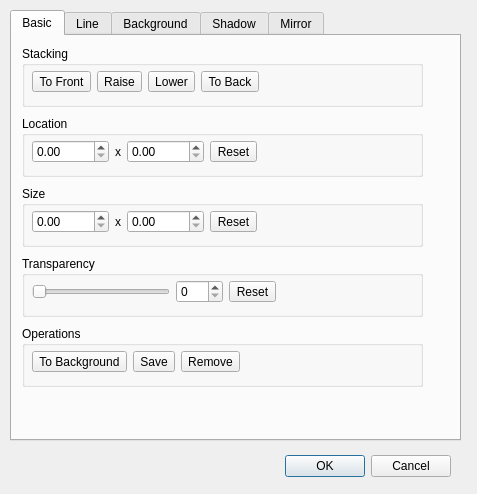
<?xml version="1.0" encoding="UTF-8"?>
<ui version="4.0">
 <class>GenericItemConfig</class>
 <widget class="QDialog" name="GenericItemConfig">
  <property name="geometry">
   <rect>
    <x>0</x>
    <y>0</y>
    <width>477</width>
    <height>494</height>
   </rect>
  </property>
  <property name="windowTitle">
   <string>Item Properties</string>
  </property>
  <widget class="QDialogButtonBox" name="buttonBox">
   <property name="geometry">
    <rect>
     <x>10</x>
     <y>450</y>
     <width>441</width>
     <height>32</height>
    </rect>
   </property>
   <property name="orientation">
    <enum>Qt::Horizontal</enum>
   </property>
   <property name="standardButtons">
    <set>QDialogButtonBox::Cancel|QDialogButtonBox::Ok</set>
   </property>
  </widget>
  <widget class="QTabWidget" name="tabWidget">
   <property name="geometry">
    <rect>
     <x>10</x>
     <y>10</y>
     <width>451</width>
     <height>431</height>
    </rect>
   </property>
   <property name="tabPosition">
    <enum>QTabWidget::North</enum>
   </property>
   <property name="tabShape">
    <enum>QTabWidget::Rounded</enum>
   </property>
   <property name="currentIndex">
    <number>0</number>
   </property>
   <property name="usesScrollButtons">
    <bool>false</bool>
   </property>
   <widget class="QWidget" name="generalTab">
    <attribute name="title">
     <string>Basic</string>
    </attribute>
    <widget class="QGroupBox" name="groupBox">
     <property name="geometry">
      <rect>
       <x>10</x>
       <y>80</y>
       <width>401</width>
       <height>61</height>
      </rect>
     </property>
     <property name="title">
      <string>Location</string>
     </property>
     <widget class="QWidget" name="layoutWidget_3">
      <property name="geometry">
       <rect>
        <x>10</x>
        <y>20</y>
        <width>381</width>
        <height>31</height>
       </rect>
      </property>
      <layout class="QGridLayout" name="gridLayout_3">
       <item row="0" column="1">
        <widget class="QLabel" name="label_5">
         <property name="text">
          <string>x</string>
         </property>
         <property name="alignment">
          <set>Qt::AlignCenter</set>
         </property>
        </widget>
       </item>
       <item row="0" column="2">
        <widget class="QDoubleSpinBox" name="locationY">
         <property name="maximum">
          <double>10000.000000000000000</double>
         </property>
        </widget>
       </item>
       <item row="0" column="0">
        <widget class="QDoubleSpinBox" name="locationX">
         <property name="maximum">
          <double>10000.000000000000000</double>
         </property>
        </widget>
       </item>
       <item row="0" column="4">
        <spacer name="horizontalSpacer_8">
         <property name="orientation">
          <enum>Qt::Horizontal</enum>
         </property>
         <property name="sizeHint" stdset="0">
          <size>
           <width>40</width>
           <height>20</height>
          </size>
         </property>
        </spacer>
       </item>
       <item row="0" column="3">
        <widget class="QToolButton" name="locationReset">
         <property name="text">
          <string>Reset</string>
         </property>
         <property name="icon">
          <iconset>
           <normaloff>:/data/action-delete.png</normaloff>:/data/action-delete.png</iconset>
         </property>
         <property name="toolButtonStyle">
          <enum>Qt::ToolButtonTextBesideIcon</enum>
         </property>
        </widget>
       </item>
      </layout>
     </widget>
    </widget>
    <widget class="QGroupBox" name="groupBox_2">
     <property name="geometry">
      <rect>
       <x>10</x>
       <y>10</y>
       <width>401</width>
       <height>61</height>
      </rect>
     </property>
     <property name="title">
      <string>Stacking</string>
     </property>
     <widget class="QWidget" name="layoutWidget">
      <property name="geometry">
       <rect>
        <x>10</x>
        <y>20</y>
        <width>381</width>
        <height>31</height>
       </rect>
      </property>
      <layout class="QGridLayout" name="gridLayout">
       <item row="0" column="0">
        <widget class="QToolButton" name="front">
         <property name="text">
          <string>To Front</string>
         </property>
         <property name="icon">
          <iconset>
           <normaloff>:/data/action-order-front.png</normaloff>:/data/action-order-front.png</iconset>
         </property>
         <property name="toolButtonStyle">
          <enum>Qt::ToolButtonTextBesideIcon</enum>
         </property>
        </widget>
       </item>
       <item row="0" column="1">
        <widget class="QToolButton" name="raise">
         <property name="text">
          <string>Raise</string>
         </property>
         <property name="icon">
          <iconset>
           <normaloff>:/data/action-order-raise.png</normaloff>:/data/action-order-raise.png</iconset>
         </property>
         <property name="toolButtonStyle">
          <enum>Qt::ToolButtonTextBesideIcon</enum>
         </property>
        </widget>
       </item>
       <item row="0" column="2">
        <widget class="QToolButton" name="lower">
         <property name="text">
          <string>Lower</string>
         </property>
         <property name="icon">
          <iconset>
           <normaloff>:/data/action-order-lower.png</normaloff>:/data/action-order-lower.png</iconset>
         </property>
         <property name="toolButtonStyle">
          <enum>Qt::ToolButtonTextBesideIcon</enum>
         </property>
        </widget>
       </item>
       <item row="0" column="3">
        <widget class="QToolButton" name="back">
         <property name="text">
          <string>To Back</string>
         </property>
         <property name="icon">
          <iconset>
           <normaloff>:/data/action-order-back.png</normaloff>:/data/action-order-back.png</iconset>
         </property>
         <property name="toolButtonStyle">
          <enum>Qt::ToolButtonTextBesideIcon</enum>
         </property>
        </widget>
       </item>
       <item row="0" column="4">
        <spacer name="horizontalSpacer_7">
         <property name="orientation">
          <enum>Qt::Horizontal</enum>
         </property>
         <property name="sizeHint" stdset="0">
          <size>
           <width>37</width>
           <height>17</height>
          </size>
         </property>
        </spacer>
       </item>
      </layout>
     </widget>
    </widget>
    <widget class="QGroupBox" name="groupBox_3">
     <property name="geometry">
      <rect>
       <x>10</x>
       <y>290</y>
       <width>401</width>
       <height>61</height>
      </rect>
     </property>
     <property name="title">
      <string>Operations</string>
     </property>
     <widget class="QWidget" name="layoutWidget_2">
      <property name="geometry">
       <rect>
        <x>10</x>
        <y>20</y>
        <width>381</width>
        <height>31</height>
       </rect>
      </property>
      <layout class="QGridLayout" name="gridLayout_2">
       <item row="0" column="0">
        <widget class="QToolButton" name="background">
         <property name="text">
          <string>To Background</string>
         </property>
         <property name="icon">
          <iconset>
           <normaloff>:/data/fotowall.png</normaloff>:/data/fotowall.png</iconset>
         </property>
         <property name="toolButtonStyle">
          <enum>Qt::ToolButtonTextBesideIcon</enum>
         </property>
        </widget>
       </item>
       <item row="0" column="1">
        <widget class="QToolButton" name="save">
         <property name="text">
          <string>Save</string>
         </property>
         <property name="icon">
          <iconset>
           <normaloff>:/data/action-save.png</normaloff>:/data/action-save.png</iconset>
         </property>
         <property name="toolButtonStyle">
          <enum>Qt::ToolButtonTextBesideIcon</enum>
         </property>
        </widget>
       </item>
       <item row="0" column="2">
        <widget class="QToolButton" name="del">
         <property name="text">
          <string>Remove</string>
         </property>
         <property name="icon">
          <iconset>
           <normaloff>:/data/action-delete.png</normaloff>:/data/action-delete.png</iconset>
         </property>
         <property name="toolButtonStyle">
          <enum>Qt::ToolButtonTextBesideIcon</enum>
         </property>
        </widget>
       </item>
       <item row="0" column="3">
        <spacer name="horizontalSpacer_6">
         <property name="orientation">
          <enum>Qt::Horizontal</enum>
         </property>
         <property name="sizeHint" stdset="0">
          <size>
           <width>40</width>
           <height>20</height>
          </size>
         </property>
        </spacer>
       </item>
      </layout>
     </widget>
    </widget>
    <widget class="QGroupBox" name="groupBox_4">
     <property name="geometry">
      <rect>
       <x>10</x>
       <y>150</y>
       <width>401</width>
       <height>61</height>
      </rect>
     </property>
     <property name="title">
      <string>Size</string>
     </property>
     <widget class="QWidget" name="layoutWidget_7">
      <property name="geometry">
       <rect>
        <x>10</x>
        <y>20</y>
        <width>381</width>
        <height>31</height>
       </rect>
      </property>
      <layout class="QGridLayout" name="sizeGridLayout">
       <item row="0" column="1">
        <widget class="QLabel" name="label_9">
         <property name="text">
          <string>x</string>
         </property>
         <property name="alignment">
          <set>Qt::AlignCenter</set>
         </property>
        </widget>
       </item>
       <item row="0" column="2">
        <widget class="QDoubleSpinBox" name="contentHeight">
         <property name="maximum">
          <double>10000.000000000000000</double>
         </property>
        </widget>
       </item>
       <item row="0" column="0">
        <widget class="QDoubleSpinBox" name="contentWidth">
         <property name="maximum">
          <double>10000.000000000000000</double>
         </property>
        </widget>
       </item>
       <item row="0" column="4">
        <spacer name="horizontalSpacer_12">
         <property name="orientation">
          <enum>Qt::Horizontal</enum>
         </property>
         <property name="sizeHint" stdset="0">
          <size>
           <width>40</width>
           <height>20</height>
          </size>
         </property>
        </spacer>
       </item>
       <item row="0" column="3">
        <widget class="QToolButton" name="sizeReset">
         <property name="text">
          <string>Reset</string>
         </property>
         <property name="icon">
          <iconset>
           <normaloff>:/data/action-delete.png</normaloff>:/data/action-delete.png</iconset>
         </property>
         <property name="toolButtonStyle">
          <enum>Qt::ToolButtonTextBesideIcon</enum>
         </property>
        </widget>
       </item>
      </layout>
     </widget>
    </widget>
    <widget class="QGroupBox" name="groupBox_5">
     <property name="geometry">
      <rect>
       <x>10</x>
       <y>220</y>
       <width>401</width>
       <height>61</height>
      </rect>
     </property>
     <property name="title">
      <string>Transparency</string>
     </property>
     <widget class="QWidget" name="layoutWidget_8">
      <property name="geometry">
       <rect>
        <x>10</x>
        <y>20</y>
        <width>381</width>
        <height>31</height>
       </rect>
      </property>
      <layout class="QGridLayout" name="gridLayout_7">
       <item row="0" column="2">
        <widget class="QToolButton" name="opacityReset">
         <property name="text">
          <string>Reset</string>
         </property>
         <property name="icon">
          <iconset>
           <normaloff>:/data/action-delete.png</normaloff>:/data/action-delete.png</iconset>
         </property>
         <property name="toolButtonStyle">
          <enum>Qt::ToolButtonTextBesideIcon</enum>
         </property>
        </widget>
       </item>
       <item row="0" column="3">
        <spacer name="horizontalSpacer_14">
         <property name="orientation">
          <enum>Qt::Horizontal</enum>
         </property>
         <property name="sizeHint" stdset="0">
          <size>
           <width>40</width>
           <height>20</height>
          </size>
         </property>
        </spacer>
       </item>
       <item row="0" column="1">
        <widget class="QSpinBox" name="opacityBox">
         <property name="maximum">
          <number>100</number>
         </property>
        </widget>
       </item>
       <item row="0" column="0">
        <widget class="QSlider" name="opacitySlider">
         <property name="maximum">
          <number>100</number>
         </property>
         <property name="orientation">
          <enum>Qt::Horizontal</enum>
         </property>
        </widget>
       </item>
      </layout>
     </widget>
    </widget>
   </widget>
   <widget class="QWidget" name="outlineTab">
    <attribute name="title">
     <string>Line</string>
    </attribute>
    <widget class="QWidget" name="formLayoutWidget">
     <property name="geometry">
      <rect>
       <x>50</x>
       <y>70</y>
       <width>311</width>
       <height>51</height>
      </rect>
     </property>
     <layout class="QFormLayout" name="formLayout">
      <property name="labelAlignment">
       <set>Qt::AlignLeading|Qt::AlignLeft|Qt::AlignVCenter</set>
      </property>
      <item row="0" column="0">
       <widget class="QLabel" name="label">
        <property name="text">
         <string>Line Color</string>
        </property>
       </widget>
      </item>
      <item row="0" column="1">
       <widget class="QWidget" name="outlineColorPlaceholder" native="true"/>
      </item>
      <item row="1" column="0">
       <widget class="QLabel" name="label_2">
        <property name="text">
         <string>Line Width</string>
        </property>
       </widget>
      </item>
      <item row="1" column="1">
       <widget class="QDoubleSpinBox" name="outlineBox"/>
      </item>
     </layout>
    </widget>
    <widget class="QRadioButton" name="outlineNone">
     <property name="geometry">
      <rect>
       <x>30</x>
       <y>20</y>
       <width>95</width>
       <height>22</height>
      </rect>
     </property>
     <property name="text">
      <string>No Outline</string>
     </property>
    </widget>
    <widget class="QRadioButton" name="outlineSolid">
     <property name="geometry">
      <rect>
       <x>30</x>
       <y>40</y>
       <width>95</width>
       <height>22</height>
      </rect>
     </property>
     <property name="text">
      <string>Solid Color</string>
     </property>
     <property name="checked">
      <bool>true</bool>
     </property>
    </widget>
   </widget>
   <widget class="QWidget" name="backgroundTab">
    <attribute name="title">
     <string>Background</string>
    </attribute>
    <widget class="QRadioButton" name="bgNone">
     <property name="geometry">
      <rect>
       <x>30</x>
       <y>20</y>
       <width>131</width>
       <height>22</height>
      </rect>
     </property>
     <property name="text">
      <string>No Background</string>
     </property>
    </widget>
    <widget class="QRadioButton" name="bgColor">
     <property name="geometry">
      <rect>
       <x>30</x>
       <y>40</y>
       <width>95</width>
       <height>22</height>
      </rect>
     </property>
     <property name="text">
      <string>Solid Color</string>
     </property>
     <property name="checked">
      <bool>true</bool>
     </property>
    </widget>
    <widget class="QWidget" name="solidColorPlaceholder" native="true">
     <property name="geometry">
      <rect>
       <x>50</x>
       <y>60</y>
       <width>361</width>
       <height>31</height>
      </rect>
     </property>
    </widget>
    <widget class="QRadioButton" name="bgGradient">
     <property name="geometry">
      <rect>
       <x>30</x>
       <y>90</y>
       <width>95</width>
       <height>22</height>
      </rect>
     </property>
     <property name="text">
      <string>Gradient Fill</string>
     </property>
    </widget>
    <widget class="QComboBox" name="gradientSelector">
     <property name="geometry">
      <rect>
       <x>50</x>
       <y>110</y>
       <width>361</width>
       <height>22</height>
      </rect>
     </property>
    </widget>
    <widget class="QRadioButton" name="bgImage">
     <property name="geometry">
      <rect>
       <x>30</x>
       <y>140</y>
       <width>141</width>
       <height>22</height>
      </rect>
     </property>
     <property name="text">
      <string>Picture from File</string>
     </property>
    </widget>
    <widget class="QWidget" name="gridLayoutWidget">
     <property name="geometry">
      <rect>
       <x>50</x>
       <y>160</y>
       <width>361</width>
       <height>91</height>
      </rect>
     </property>
     <layout class="QGridLayout" name="gridLayout_8">
      <item row="1" column="0">
       <widget class="QLineEdit" name="imageFilenamebox"/>
      </item>
      <item row="2" column="0" rowspan="2" colspan="2">
       <widget class="QWidget" name="imagePreviewWidget" native="true"/>
      </item>
      <item row="1" column="1">
       <widget class="QPushButton" name="imageBrowseButton">
        <property name="text">
         <string>Browse...</string>
        </property>
       </widget>
      </item>
     </layout>
    </widget>
    <widget class="QRadioButton" name="bgVideo">
     <property name="geometry">
      <rect>
       <x>30</x>
       <y>260</y>
       <width>141</width>
       <height>22</height>
      </rect>
     </property>
     <property name="text">
      <string>Video from File</string>
     </property>
    </widget>
    <widget class="QWidget" name="gridLayoutWidget_2">
     <property name="geometry">
      <rect>
       <x>50</x>
       <y>280</y>
       <width>361</width>
       <height>111</height>
      </rect>
     </property>
     <layout class="QGridLayout" name="gridLayout_9">
      <item row="1" column="1">
       <widget class="QPushButton" name="videoBrowseButton">
        <property name="text">
         <string>Browse...</string>
        </property>
       </widget>
      </item>
      <item row="2" column="0" rowspan="2">
       <widget class="QWidget" name="videoPreviewWidget" native="true"/>
      </item>
      <item row="2" column="1" rowspan="2">
       <layout class="QVBoxLayout" name="verticalLayout">
        <item>
         <widget class="QPushButton" name="videoPlayButton">
          <property name="text">
           <string>Play</string>
          </property>
         </widget>
        </item>
        <item>
         <spacer name="verticalSpacer">
          <property name="orientation">
           <enum>Qt::Vertical</enum>
          </property>
          <property name="sizeHint" stdset="0">
           <size>
            <width>20</width>
            <height>40</height>
           </size>
          </property>
         </spacer>
        </item>
       </layout>
      </item>
      <item row="1" column="0">
       <widget class="QLineEdit" name="videoFilenameBox"/>
      </item>
     </layout>
    </widget>
   </widget>
   <widget class="QWidget" name="shadowTab">
    <attribute name="title">
     <string>Shadow</string>
    </attribute>
    <widget class="QRadioButton" name="shadowNone">
     <property name="geometry">
      <rect>
       <x>30</x>
       <y>20</y>
       <width>95</width>
       <height>22</height>
      </rect>
     </property>
     <property name="text">
      <string>No Shadow</string>
     </property>
     <property name="checked">
      <bool>true</bool>
     </property>
    </widget>
    <widget class="QRadioButton" name="shadowSolid">
     <property name="geometry">
      <rect>
       <x>30</x>
       <y>40</y>
       <width>121</width>
       <height>22</height>
      </rect>
     </property>
     <property name="text">
      <string>Solid Shadow</string>
     </property>
    </widget>
    <widget class="QWidget" name="formLayoutWidget_2">
     <property name="geometry">
      <rect>
       <x>50</x>
       <y>70</y>
       <width>311</width>
       <height>51</height>
      </rect>
     </property>
     <layout class="QFormLayout" name="formLayout_2">
      <property name="labelAlignment">
       <set>Qt::AlignLeading|Qt::AlignLeft|Qt::AlignVCenter</set>
      </property>
      <item row="0" column="0">
       <widget class="QLabel" name="label_3">
        <property name="text">
         <string>Shadow Color</string>
        </property>
       </widget>
      </item>
      <item row="0" column="1">
       <widget class="QWidget" name="shadowColorPlaceholder" native="true"/>
      </item>
      <item row="1" column="0">
       <widget class="QLabel" name="label_4">
        <property name="text">
         <string>Shadow Offset</string>
        </property>
       </widget>
      </item>
      <item row="1" column="1">
       <widget class="QDoubleSpinBox" name="shadowOffsetbox"/>
      </item>
     </layout>
    </widget>
   </widget>
   <widget class="QWidget" name="reflectionTab">
    <attribute name="title">
     <string>Mirror</string>
    </attribute>
    <widget class="QRadioButton" name="reflectionNone">
     <property name="geometry">
      <rect>
       <x>30</x>
       <y>20</y>
       <width>111</width>
       <height>22</height>
      </rect>
     </property>
     <property name="text">
      <string>No Reflection</string>
     </property>
     <property name="checked">
      <bool>true</bool>
     </property>
    </widget>
    <widget class="QRadioButton" name="reflectionEnabled">
     <property name="geometry">
      <rect>
       <x>30</x>
       <y>40</y>
       <width>141</width>
       <height>22</height>
      </rect>
     </property>
     <property name="text">
      <string>Fancy Reflection</string>
     </property>
    </widget>
    <widget class="QWidget" name="formLayoutWidget_3">
     <property name="geometry">
      <rect>
       <x>50</x>
       <y>70</y>
       <width>311</width>
       <height>31</height>
      </rect>
     </property>
     <layout class="QFormLayout" name="formLayout_3">
      <property name="fieldGrowthPolicy">
       <enum>QFormLayout::ExpandingFieldsGrow</enum>
      </property>
      <item row="0" column="0">
       <widget class="QLabel" name="label_11">
        <property name="text">
         <string>Mirror Offset</string>
        </property>
       </widget>
      </item>
      <item row="0" column="1">
       <widget class="QDoubleSpinBox" name="mirrorOffset"/>
      </item>
     </layout>
    </widget>
   </widget>
  </widget>
 </widget>
 <resources/>
 <connections>
  <connection>
   <sender>buttonBox</sender>
   <signal>accepted()</signal>
   <receiver>GenericItemConfig</receiver>
   <slot>accept()</slot>
   <hints>
    <hint type="sourcelabel">
     <x>228</x>
     <y>454</y>
    </hint>
    <hint type="destinationlabel">
     <x>157</x>
     <y>274</y>
    </hint>
   </hints>
  </connection>
  <connection>
   <sender>buttonBox</sender>
   <signal>rejected()</signal>
   <receiver>GenericItemConfig</receiver>
   <slot>reject()</slot>
   <hints>
    <hint type="sourcelabel">
     <x>296</x>
     <y>460</y>
    </hint>
    <hint type="destinationlabel">
     <x>286</x>
     <y>274</y>
    </hint>
   </hints>
  </connection>
  <connection>
   <sender>opacitySlider</sender>
   <signal>valueChanged(int)</signal>
   <receiver>opacityBox</receiver>
   <slot>setValue(int)</slot>
   <hints>
    <hint type="sourcelabel">
     <x>148</x>
     <y>293</y>
    </hint>
    <hint type="destinationlabel">
     <x>186</x>
     <y>293</y>
    </hint>
   </hints>
  </connection>
  <connection>
   <sender>opacityBox</sender>
   <signal>valueChanged(int)</signal>
   <receiver>opacitySlider</receiver>
   <slot>setValue(int)</slot>
   <hints>
    <hint type="sourcelabel">
     <x>195</x>
     <y>282</y>
    </hint>
    <hint type="destinationlabel">
     <x>121</x>
     <y>291</y>
    </hint>
   </hints>
  </connection>
 </connections>
 <slots>
  <slot>resetLocationFields()</slot>
  <slot>resetSizeFields()</slot>
  <slot>slotToFront()</slot>
  <slot>slotToBack()</slot>
  <slot>slotRaise()</slot>
  <slot>slotLower()</slot>
 </slots>
</ui>
